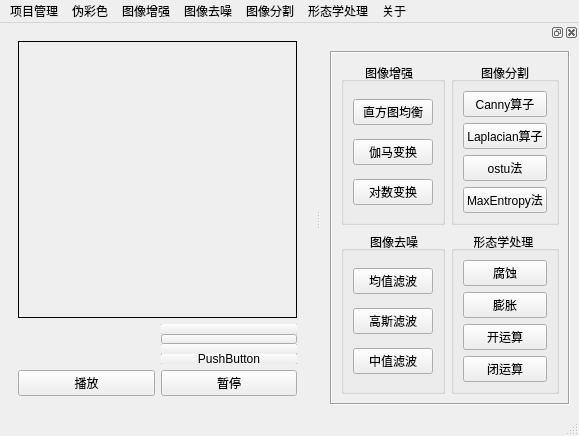
<?xml version="1.0" encoding="UTF-8"?>
<ui version="4.0">
 <class>MainWindow</class>
 <widget class="QMainWindow" name="MainWindow">
  <property name="geometry">
   <rect>
    <x>0</x>
    <y>0</y>
    <width>579</width>
    <height>389</height>
   </rect>
  </property>
  <property name="contextMenuPolicy">
   <enum>Qt::NoContextMenu</enum>
  </property>
  <property name="windowTitle">
   <string>MainWindow</string>
  </property>
  <property name="tabShape">
   <enum>QTabWidget::Rounded</enum>
  </property>
  <widget class="QWidget" name="centralwidget">
   <layout class="QGridLayout" name="gridLayout_6">
    <item row="0" column="0">
     <widget class="QWidget" name="widget" native="true">
      <property name="minimumSize">
       <size>
        <width>0</width>
        <height>0</height>
       </size>
      </property>
      <property name="autoFillBackground">
       <bool>false</bool>
      </property>
      <property name="styleSheet">
       <string notr="true">border-color: rgb(0, 170, 0);</string>
      </property>
      <layout class="QGridLayout" name="gridLayout_8">
       <item row="0" column="0" colspan="2">
        <widget class="QLabel" name="label_show">
         <property name="frameShape">
          <enum>QFrame::Box</enum>
         </property>
         <property name="frameShadow">
          <enum>QFrame::Plain</enum>
         </property>
         <property name="text">
          <string/>
         </property>
        </widget>
       </item>
       <item row="3" column="1">
        <layout class="QVBoxLayout" name="verticalLayout">
         <property name="spacing">
          <number>0</number>
         </property>
         <item>
          <widget class="QPushButton" name="hotButton">
           <property name="sizePolicy">
            <sizepolicy hsizetype="Preferred" vsizetype="Preferred">
             <horstretch>0</horstretch>
             <verstretch>0</verstretch>
            </sizepolicy>
           </property>
           <property name="maximumSize">
            <size>
             <width>250</width>
             <height>10</height>
            </size>
           </property>
           <property name="styleSheet">
            <string notr="true">QPushButton{margin:-1px;}</string>
           </property>
           <property name="text">
            <string/>
           </property>
           <property name="icon">
            <iconset>
             <normaloff>../build-sonarfile-Desktop_Qt_5_14_2_MinGW_64_bit-Debug/img/color/hot.png</normaloff>../build-sonarfile-Desktop_Qt_5_14_2_MinGW_64_bit-Debug/img/color/hot.png</iconset>
           </property>
           <property name="iconSize">
            <size>
             <width>976</width>
             <height>61</height>
            </size>
           </property>
          </widget>
         </item>
         <item>
          <widget class="QPushButton" name="pushButton">
           <property name="maximumSize">
            <size>
             <width>250</width>
             <height>10</height>
            </size>
           </property>
           <property name="text">
            <string/>
           </property>
           <property name="icon">
            <iconset>
             <normaloff>../build-sonarfile-Desktop_Qt_5_14_2_MinGW_64_bit-Debug/img/color/turbo.png</normaloff>../build-sonarfile-Desktop_Qt_5_14_2_MinGW_64_bit-Debug/img/color/turbo.png</iconset>
           </property>
           <property name="iconSize">
            <size>
             <width>1000</width>
             <height>60</height>
            </size>
           </property>
          </widget>
         </item>
         <item>
          <widget class="QPushButton" name="jetButton">
           <property name="sizePolicy">
            <sizepolicy hsizetype="Minimum" vsizetype="Minimum">
             <horstretch>0</horstretch>
             <verstretch>0</verstretch>
            </sizepolicy>
           </property>
           <property name="maximumSize">
            <size>
             <width>250</width>
             <height>10</height>
            </size>
           </property>
           <property name="layoutDirection">
            <enum>Qt::RightToLeft</enum>
           </property>
           <property name="autoFillBackground">
            <bool>false</bool>
           </property>
           <property name="styleSheet">
            <string notr="true">QPushButton{margin:-1px;}</string>
           </property>
           <property name="text">
            <string/>
           </property>
           <property name="icon">
            <iconset>
             <normaloff>../build-sonarfile-Desktop_Qt_5_14_2_MinGW_64_bit-Debug/img/color/jet.png</normaloff>../build-sonarfile-Desktop_Qt_5_14_2_MinGW_64_bit-Debug/img/color/jet.png</iconset>
           </property>
           <property name="iconSize">
            <size>
             <width>976</width>
             <height>61</height>
            </size>
           </property>
           <property name="autoRepeatDelay">
            <number>300</number>
           </property>
           <property name="autoRepeatInterval">
            <number>100</number>
           </property>
          </widget>
         </item>
         <item>
          <widget class="QPushButton" name="pushButton_2">
           <property name="sizePolicy">
            <sizepolicy hsizetype="Minimum" vsizetype="Minimum">
             <horstretch>0</horstretch>
             <verstretch>0</verstretch>
            </sizepolicy>
           </property>
           <property name="maximumSize">
            <size>
             <width>250</width>
             <height>10</height>
            </size>
           </property>
           <property name="layoutDirection">
            <enum>Qt::RightToLeft</enum>
           </property>
           <property name="styleSheet">
            <string notr="true">QPushButton{margin:-1px;}</string>
           </property>
           <property name="text">
            <string>PushButton</string>
           </property>
           <property name="icon">
            <iconset>
             <normaloff>../build-sonarfile-Desktop_Qt_5_14_2_MinGW_64_bit-Debug/img/color/infor.png</normaloff>../build-sonarfile-Desktop_Qt_5_14_2_MinGW_64_bit-Debug/img/color/infor.png</iconset>
           </property>
           <property name="iconSize">
            <size>
             <width>1000</width>
             <height>61</height>
            </size>
           </property>
          </widget>
         </item>
        </layout>
       </item>
       <item row="7" column="0" colspan="2">
        <layout class="QHBoxLayout" name="horizontalLayout">
         <item>
          <widget class="QPushButton" name="playButton">
           <property name="text">
            <string>播放</string>
           </property>
          </widget>
         </item>
         <item>
          <widget class="QPushButton" name="stopButton">
           <property name="text">
            <string>暂停</string>
           </property>
          </widget>
         </item>
        </layout>
       </item>
      </layout>
     </widget>
    </item>
   </layout>
  </widget>
  <widget class="QMenuBar" name="menubar">
   <property name="geometry">
    <rect>
     <x>0</x>
     <y>0</y>
     <width>579</width>
     <height>21</height>
    </rect>
   </property>
   <widget class="QMenu" name="menuF">
    <property name="title">
     <string>项目管理</string>
    </property>
    <addaction name="action_O"/>
    <addaction name="action_C"/>
   </widget>
   <widget class="QMenu" name="menu">
    <property name="title">
     <string>伪彩色</string>
    </property>
    <addaction name="actionJet"/>
   </widget>
   <widget class="QMenu" name="menu_2">
    <property name="title">
     <string>图像增强</string>
    </property>
    <addaction name="equalizeHist"/>
    <addaction name="gamma"/>
    <addaction name="actionlog"/>
   </widget>
   <widget class="QMenu" name="menu_3">
    <property name="title">
     <string>图像去噪</string>
    </property>
    <addaction name="actionblue"/>
    <addaction name="actionGaussian"/>
    <addaction name="actionMedian"/>
   </widget>
   <widget class="QMenu" name="menu_4">
    <property name="title">
     <string>图像分割</string>
    </property>
    <widget class="QMenu" name="menu_7">
     <property name="title">
      <string>边缘检测</string>
     </property>
     <addaction name="actionCanny"/>
     <addaction name="actionLaplacian"/>
    </widget>
    <addaction name="menu_7"/>
    <addaction name="actionostu"/>
   </widget>
   <widget class="QMenu" name="menu_5">
    <property name="title">
     <string>形态学处理</string>
    </property>
    <addaction name="actionerode"/>
    <addaction name="actionDilate"/>
    <addaction name="actionopen"/>
    <addaction name="actionclose"/>
   </widget>
   <widget class="QMenu" name="menu_6">
    <property name="title">
     <string>关于</string>
    </property>
    <addaction name="actionabout"/>
   </widget>
   <addaction name="menuF"/>
   <addaction name="menu"/>
   <addaction name="menu_2"/>
   <addaction name="menu_3"/>
   <addaction name="menu_4"/>
   <addaction name="menu_5"/>
   <addaction name="menu_6"/>
  </widget>
  <widget class="QStatusBar" name="statusbar"/>
  <widget class="QDockWidget" name="dockWidget_2">
   <property name="contextMenuPolicy">
    <enum>Qt::NoContextMenu</enum>
   </property>
   <property name="toolTip">
    <string>&lt;html&gt;&lt;head/&gt;&lt;body&gt;&lt;p&gt;&lt;br/&gt;&lt;/p&gt;&lt;/body&gt;&lt;/html&gt;</string>
   </property>
   <property name="whatsThis">
    <string>&lt;html&gt;&lt;head/&gt;&lt;body&gt;&lt;p&gt;&lt;br/&gt;&lt;/p&gt;&lt;/body&gt;&lt;/html&gt;</string>
   </property>
   <property name="styleSheet">
    <string notr="true">QDockwidget{ qlineargradient(spread:pad, x1:0, y1:0, x2:1, y2:0, stop:0 rgba(0, 0, 0, 255), stop:1 rgba(255, 255, 255, 255))}
 background-color: #3c3f41; /*#004100;*/
    color: gray;</string>
   </property>
   <property name="features">
    <set>QDockWidget::AllDockWidgetFeatures</set>
   </property>
   <attribute name="dockWidgetArea">
    <number>2</number>
   </attribute>
   <widget class="QWidget" name="dockWidgetContents_2">
    <layout class="QGridLayout" name="gridLayout">
     <item row="0" column="1">
      <widget class="QFrame" name="frame_2">
       <property name="styleSheet">
        <string notr="true"/>
       </property>
       <property name="frameShape">
        <enum>QFrame::Box</enum>
       </property>
       <property name="frameShadow">
        <enum>QFrame::Sunken</enum>
       </property>
       <layout class="QGridLayout" name="gridLayout_3">
        <item row="1" column="1">
         <widget class="QGroupBox" name="groupBox_2">
          <property name="title">
           <string>图像增强  </string>
          </property>
          <property name="alignment">
           <set>Qt::AlignCenter</set>
          </property>
          <property name="flat">
           <bool>false</bool>
          </property>
          <layout class="QGridLayout" name="gridLayout_2">
           <item row="0" column="0">
            <widget class="QPushButton" name="EqualizedButton">
             <property name="text">
              <string>直方图均衡</string>
             </property>
            </widget>
           </item>
           <item row="1" column="0">
            <widget class="QPushButton" name="gammaButton">
             <property name="text">
              <string>伽马变换</string>
             </property>
            </widget>
           </item>
           <item row="2" column="0">
            <widget class="QPushButton" name="logButton">
             <property name="text">
              <string>对数变换</string>
             </property>
            </widget>
           </item>
          </layout>
         </widget>
        </item>
        <item row="1" column="2">
         <widget class="QGroupBox" name="groupBox">
          <property name="toolTip">
           <string>&lt;html&gt;&lt;head/&gt;&lt;body&gt;&lt;p&gt;图像分割&lt;/p&gt;&lt;p&gt;&lt;br/&gt;&lt;/p&gt;&lt;/body&gt;&lt;/html&gt;</string>
          </property>
          <property name="title">
           <string>图像分割</string>
          </property>
          <property name="alignment">
           <set>Qt::AlignCenter</set>
          </property>
          <layout class="QGridLayout" name="gridLayout_4">
           <item row="1" column="0">
            <widget class="QPushButton" name="LapButton">
             <property name="text">
              <string>Laplacian算子</string>
             </property>
            </widget>
           </item>
           <item row="2" column="0">
            <widget class="QPushButton" name="ostuButton">
             <property name="text">
              <string>ostu法</string>
             </property>
            </widget>
           </item>
           <item row="0" column="0">
            <widget class="QPushButton" name="CannyButton">
             <property name="styleSheet">
              <string notr="true"/>
             </property>
             <property name="text">
              <string>Canny算子</string>
             </property>
            </widget>
           </item>
           <item row="3" column="0">
            <widget class="QPushButton" name="MaxEntropyButton">
             <property name="text">
              <string>MaxEntropy法</string>
             </property>
            </widget>
           </item>
          </layout>
         </widget>
        </item>
        <item row="2" column="2">
         <widget class="QGroupBox" name="groupBox_3">
          <property name="title">
           <string>形态学处理 </string>
          </property>
          <property name="alignment">
           <set>Qt::AlignCenter</set>
          </property>
          <property name="flat">
           <bool>false</bool>
          </property>
          <layout class="QGridLayout" name="gridLayout_5">
           <item row="2" column="0">
            <widget class="QPushButton" name="openButton">
             <property name="text">
              <string>开运算</string>
             </property>
            </widget>
           </item>
           <item row="1" column="0">
            <widget class="QPushButton" name="dilateButton">
             <property name="text">
              <string>膨胀</string>
             </property>
            </widget>
           </item>
           <item row="0" column="0">
            <widget class="QPushButton" name="erodButton">
             <property name="text">
              <string>腐蚀</string>
             </property>
            </widget>
           </item>
           <item row="3" column="0">
            <widget class="QPushButton" name="closeButton_2">
             <property name="text">
              <string>闭运算</string>
             </property>
            </widget>
           </item>
          </layout>
         </widget>
        </item>
        <item row="2" column="1">
         <widget class="QGroupBox" name="groupBox_4">
          <property name="title">
           <string> 图像去噪</string>
          </property>
          <property name="alignment">
           <set>Qt::AlignCenter</set>
          </property>
          <layout class="QGridLayout" name="gridLayout_7">
           <item row="0" column="0">
            <widget class="QPushButton" name="blueButton">
             <property name="text">
              <string>均值滤波</string>
             </property>
            </widget>
           </item>
           <item row="1" column="0">
            <widget class="QPushButton" name="GaussianButton">
             <property name="text">
              <string>高斯滤波</string>
             </property>
            </widget>
           </item>
           <item row="2" column="0">
            <widget class="QPushButton" name="MedianButton">
             <property name="text">
              <string>中值滤波</string>
             </property>
            </widget>
           </item>
          </layout>
         </widget>
        </item>
       </layout>
      </widget>
     </item>
    </layout>
   </widget>
  </widget>
  <action name="action_O">
   <property name="text">
    <string>.Oculous文件</string>
   </property>
   <property name="shortcut">
    <string>Ctrl+O</string>
   </property>
  </action>
  <action name="action_C">
   <property name="text">
    <string>关闭</string>
   </property>
  </action>
  <action name="actionblue">
   <property name="text">
    <string>均值滤波</string>
   </property>
  </action>
  <action name="actionGaussian">
   <property name="text">
    <string>高斯滤波</string>
   </property>
  </action>
  <action name="actionMedian">
   <property name="text">
    <string>中值滤波</string>
   </property>
  </action>
  <action name="equalizeHist">
   <property name="text">
    <string>直方图均衡</string>
   </property>
  </action>
  <action name="gamma">
   <property name="text">
    <string>伽马变换</string>
   </property>
  </action>
  <action name="actionlog">
   <property name="text">
    <string>对数变换</string>
   </property>
  </action>
  <action name="actionCanny">
   <property name="text">
    <string>Canny算子</string>
   </property>
  </action>
  <action name="actionLaplacian">
   <property name="text">
    <string>Laplacian算子</string>
   </property>
  </action>
  <action name="actionerode">
   <property name="text">
    <string>腐蚀</string>
   </property>
  </action>
  <action name="actionDilate">
   <property name="text">
    <string>膨胀</string>
   </property>
  </action>
  <action name="actionopen">
   <property name="text">
    <string>开运算</string>
   </property>
  </action>
  <action name="actionclose">
   <property name="text">
    <string>闭运算</string>
   </property>
  </action>
  <action name="actionostu">
   <property name="text">
    <string>ostu分割</string>
   </property>
  </action>
  <action name="actionJet">
   <property name="text">
    <string>jet</string>
   </property>
  </action>
  <action name="actionabout">
   <property name="text">
    <string>关于</string>
   </property>
  </action>
 </widget>
 <resources/>
 <connections/>
</ui>
